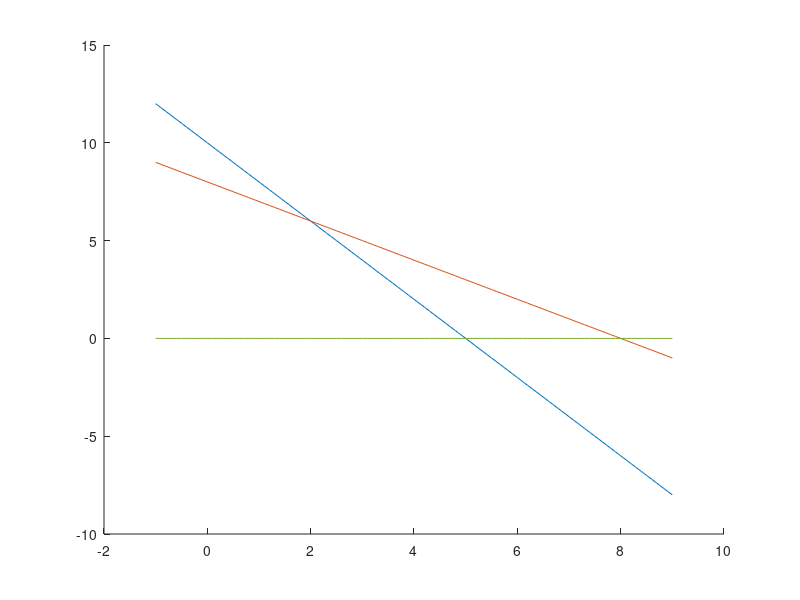

MATLAB code to generate this figure: (Note: this script raises an error after producing the figure.)
clc
close
clear

tic

A=[2 1;
   3 3;
   2 0;
   1 0;
   0 1]
B=[10;24;8;0;0]
Z=[-1;-1;-1;1;1]
F=[300,200]
ogr = length(Z);


k=1;
roz=0;

for i=1:ogr-1
    AT(1,:) = A(i,:)
    BT(1,:) = B(i,:)
    
    for j=i+1:ogr
        AT(2,:) = A(j,:)
        BT(2,:) = B(j,:)
        R= AT\BT
    
        if (sum(isinf(R))==0 & sum(isinf(R))==0)
            T(:,k) = R
            k = k + 1
        end
    
    end
end

p = 1;
for i=1:k-1
    f=0;

    for j=1:ogr
        if (Z(j) == -1)
            if ((A(j,:)*T(:,i))<=B(j))
                f=f+1;
            end
        end
        
        if (Z(j) == 1)
            if (A(j,:)*T(:,i) >= B(j))
                f=f+1;
            end
        end
        
        if (Z(j) == 0)
            if ((A(j,:)*T(:,i)) == B(j))
                f=f+1;
            end
        end
        
    end
    
    
    if f == ogr
            ntab(:,p) = T(:,i)
            p=p+1;
     end
end

%fill( , ,'r')

hold on
for i=1:ogr+1
    X = min(T(1,:))-1 : 0.1 : max(T(1,:))+1;
    Y = (B(i) - A(i,1)*X)/A(i,2);
    plot(X,Y)
end
hold off


convhull(X,Y)
fill(X,Y,'b')
            
ntab

%TRZEBA DOKONCZYC NA NASTEPNE ZAJECIA
%ogarniecie metody tabelkowej LUL


toc


















